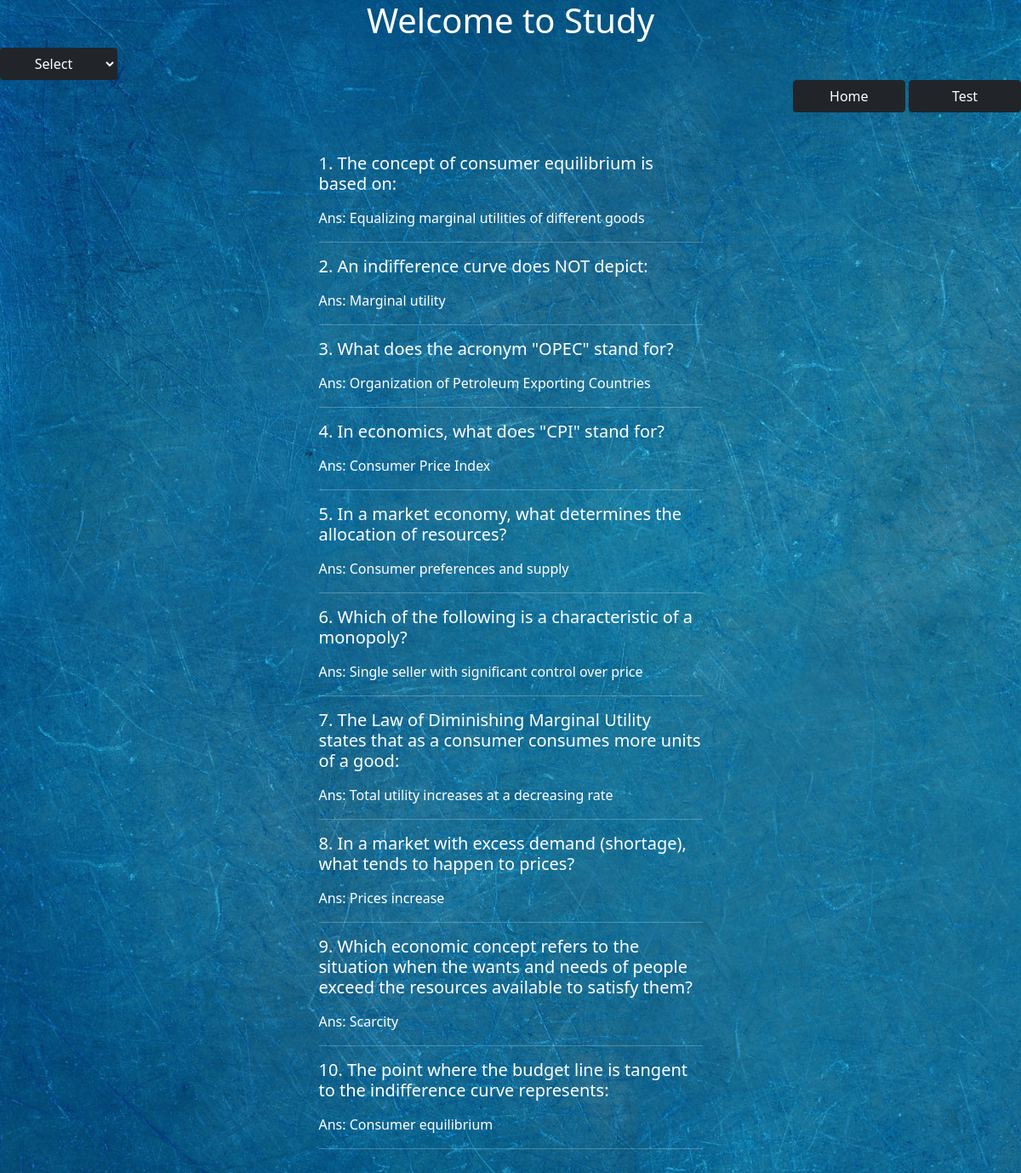
The app's page /study.php with its own data.
### tables this page shows
CREATE TABLE `mytable` (
  `id` int(255) NOT NULL,
  `question` varchar(250) NOT NULL,
  `option1` varchar(250) NOT NULL,
  `option2` varchar(250) NOT NULL,
  `option3` varchar(250) NOT NULL,
  `option4` varchar(250) NOT NULL,
  `correct_answer` varchar(250) NOT NULL,
  `descriptions` varchar(255) DEFAULT NULL,
  `status` tinyint(4) NOT NULL DEFAULT 1,
  `category_id` int(255) NOT NULL
);

### study.php (the view, shortened to what this page needs)
<?php
    include("conn.php");
    $total_questions = 10;
    $category_id = 0;
?>
<!DOCTYPE html>
<html>
<head>
    <link href="css/bootstrap.min.css" rel="stylesheet">
    <h1 align=center style="color:white">Welcome to Study</h1>
    <select class="btn btn-dark" id = "opt">
    <option value="">Select</option>
</div></select>
</head>
<body>
<?php
if($category_id==0 || $category_id=='')
{
    $query = "SELECT id, question, correct_answer FROM mytable ORDER BY RAND() LIMIT $total_questions";
}
else
{
    $query = "SELECT id, question, correct_answer FROM mytable WHERE category_id=$category_id ORDER BY RAND() LIMIT $total_questions";
}
        $result = mysqli_query($conn, $query);
    ?>
    <div style="text-align: right;" >
    <a href="home.php" class="btn btn-dark" name="home" value="Home" style="width: 11%;">Home</a>
  <a href="test.php" class="btn btn-dark" name="test" value="Test" style="width: 11%;">Test</a>
</div>
    <div class="container" style="color:white">
    <div class="py-5 row justify-content-center">
      <div class="col-lg-5" id = "sa">
        <?php $counter = 0;  while ($row = mysqli_fetch_assoc($result)):  $counter++; ?>
            <div class="qabox mb-5">
          <h5 class="mb-3"><?php echo $counter.'. '.$row['question']; ?></h5 class="mb-3">
          <div>Ans: <?php echo $row['correct_answer']; ?></div>
          <hr>
          <?php endwhile; ?>
</body>
</html>

### study.php (style rules this page uses)
body { margin: 0; padding: 0; background-image: url('test.jpg'); background-size: cover; background-repeat: no-repeat; }

### records on screen
mytable: question "The concept of consumer equilibrium is based on:", correct_answer "Equalizing marginal utilities of different goods"
mytable: question "An indifference curve does NOT depict:", correct_answer "Marginal utility"
mytable: question "What does the acronym \"OPEC\" stand for?", correct_answer "Organization of Petroleum Exporting Countries"
mytable: question "In economics, what does \"CPI\" stand for?", correct_answer "Consumer Price Index"
mytable: question "In a market economy, what determines the allocation of resources?", correct_answer "Consumer preferences and supply"
mytable: question "Which of the following is a characteristic of a monopoly?", correct_answer "Single seller with significant control over price"
mytable: question "The Law of Diminishing Marginal Utility states that as a consumer consumes more units of a good:", correct_answer "Total utility increases at a decreasing rate"
mytable: question "In a market with excess demand (shortage), what tends to happen to prices?", correct_answer "Prices increase"
mytable: question "Which economic concept refers to the situation when the wants and needs of people exceed the resources available to satisfy them?", correct_answer "Scarcity"
mytable: question "The point where the budget line is tangent to the indifference curve represents:", correct_answer "Consumer equilibrium"
